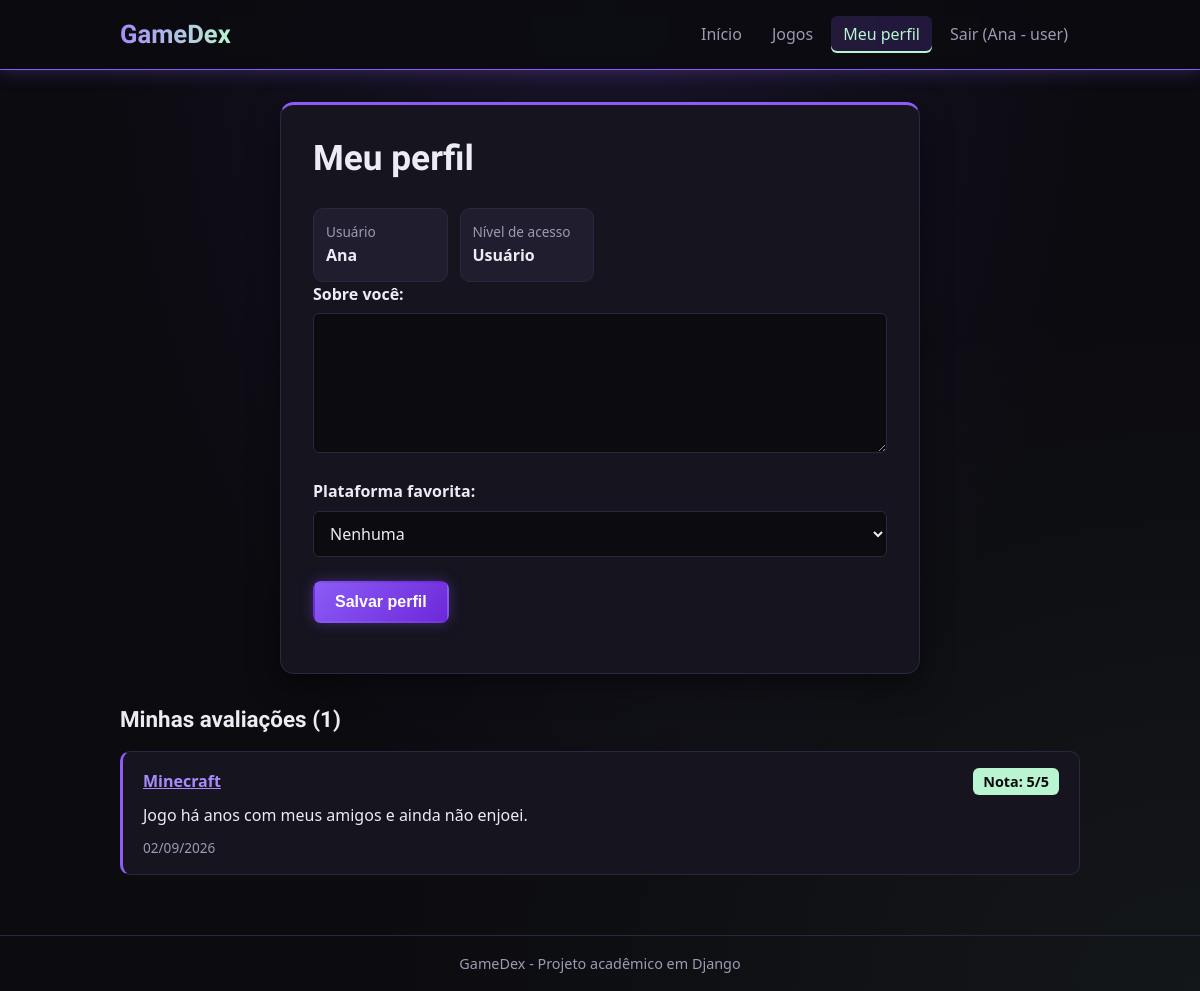
/perfil/ (signed in), run on the app's committed database.
### catalogo/models.py (models this page shows, shortened)
class Perfil(models.Model):
    usuario = models.OneToOneField(settings.AUTH_USER_MODEL, on_delete=models.CASCADE, related_name='perfil')
    bio = models.TextField(blank=True)
    plataforma_favorita = models.ForeignKey(
        Plataforma, on_delete=models.SET_NULL, null=True, blank=True, related_name='perfis'
    )
    class Meta:
        verbose_name = 'perfil'
        verbose_name_plural = 'perfis'

class Avaliacao(models.Model):
    NOTAS = [
        (1, '1 - Péssimo'),
        (2, '2 - Ruim'),
        (3, '3 - Regular'),
        (4, '4 - Bom'),
        (5, '5 - Excelente'),
    ]
    jogo = models.ForeignKey(Jogo, on_delete=models.CASCADE, related_name='avaliacoes')
    usuario = models.ForeignKey(settings.AUTH_USER_MODEL, on_delete=models.CASCADE, related_name='avaliacoes')
    nota = models.PositiveSmallIntegerField(choices=NOTAS)
    comentario = models.TextField(blank=True)
    data = models.DateField(auto_now_add=True)
    class Meta:
        verbose_name = 'avaliação'
        verbose_name_plural = 'avaliações'

class Jogo(models.Model):
    titulo = models.CharField(max_length=100)
    descricao = models.TextField()
    ano_lancamento = models.PositiveIntegerField()
    preco = models.DecimalField(max_digits=8, decimal_places=2, validators=[MinValueValidator(0)])
    desenvolvedora = models.ForeignKey(Desenvolvedora, on_delete=models.PROTECT, related_name='jogos')
    plataforma = models.ForeignKey(Plataforma, on_delete=models.PROTECT, related_name='jogos')
    categorias = models.ManyToManyField(Categoria, related_name='jogos')

### catalogo/views.py (the view)
# urls.py: path('perfil/', views.PerfilView.as_view(), name='perfil'),
class PerfilView(LoginRequiredMixin, UpdateView):
    form_class = PerfilForm
    template_name = 'catalogo/perfil.html'
    success_url = reverse_lazy('perfil')
    def get_object(self, queryset=None):
        perfil, _ = Perfil.objects.get_or_create(usuario=self.request.user)
        return perfil
    def get_context_data(self, **kwargs):
        context = super().get_context_data(**kwargs)
        context['minhas_avaliacoes'] = (
            self.request.user.avaliacoes.select_related('jogo').order_by('-data')
        )
        return context

### catalogo/forms.py
class PerfilForm(forms.ModelForm):
    class Meta:
        model = Perfil
        fields = ['bio', 'plataforma_favorita']
        labels = {
            'bio': 'Sobre você',
            'plataforma_favorita': 'Plataforma favorita',
        }
    def __init__(self, *args, **kwargs):
        super().__init__(*args, **kwargs)
        self.fields['plataforma_favorita'].empty_label = 'Nenhuma'

### catalogo/models.py (called while the page is built)
    def __str__(self):
        return self.nome

### catalogo/templates/catalogo/perfil.html (shortened to what this page needs)
{% extends 'catalogo/base.html' %}
{% block conteudo %}
<section class="caixa-formulario">
    <h1>Meu perfil</h1>
    <dl class="detalhe-info">
        <div>
            <dt>Usuário</dt>
            <dd>{{ user.username }}</dd>
        </div>
        <div>
            <dt>Nível de acesso</dt>
            <dd>{% if user.is_staff %}Administrador{% else %}Usuário{% endif %}</dd>
        </div>
    </dl>
    <form method="post" class="formulario">
        {{ form.as_div }}
        <div class="botoes">
            <button type="submit" class="botao">Salvar perfil</button>
        </div>
    </form>
</section>
<section class="avaliacoes">
    <h2>Minhas avaliações ({{ minhas_avaliacoes|length }})</h2>
    {% for avaliacao in minhas_avaliacoes %}
    <article class="avaliacao">
        <div class="avaliacao-topo">
            <a href="{% url 'detalhe_jogo' avaliacao.jogo.id %}"><strong>{{ avaliacao.jogo.titulo }}</strong></a>
            <span class="nota nota-{{ avaliacao.nota }}">Nota: {{ avaliacao.nota }}/5</span>
        </div>
        {% if avaliacao.comentario %}
        <p>{{ avaliacao.comentario }}</p>
        {% endif %}
        <p class="avaliacao-data">{{ avaliacao.data|date:"d/m/Y" }}</p>
    </article>
    {% empty %}
    <p class="vazio">Você ainda não avaliou nenhum jogo.</p>
    {% endfor %}
</section>
{% endblock %}

### catalogo/templates/catalogo/base.html (shortened to what this page needs)
{% load static %}
<!DOCTYPE html>
<html lang="pt-br">
<head>
    <link rel="stylesheet" href="{% static 'catalogo/css/style.css' %}">
</head>
<body>
    {% with pagina=request.resolver_match.url_name %}
    <header class="navbar">
        <div class="container navbar-conteudo">
            <a href="{% url 'inicio' %}" class="logo">GameDex</a>
            <nav class="menu">
                <a href="{% url 'inicio' %}" {% if pagina == 'inicio' %}class="ativo"{% endif %}>Início</a>
                <a href="{% url 'lista_jogos' %}" {% if pagina == 'lista_jogos' %}class="ativo"{% endif %}>Jogos</a>
                {% if user.is_authenticated %}
                <a href="{% url 'perfil' %}" {% if pagina == 'perfil' %}class="ativo"{% endif %}>Meu perfil</a>
                <form method="post" action="{% url 'logout' %}" class="form-sair">
                    <button type="submit">Sair ({{ user.username }} - {{ user.is_staff|yesno:"admin,user" }})</button>
                </form>
                {% else %}
                <a href="{% url 'login' %}" {% if pagina == 'login' %}class="ativo"{% endif %}>Entrar</a>
                <a href="{% url 'cadastro' %}" {% if pagina == 'cadastro' %}class="ativo"{% endif %}>Criar conta</a>
                {% endif %}
            </nav>
        </div>
    </header>
    {% endwith %}
    <main class="container conteudo">
        {% block conteudo %}{% endblock %}
    </main>
    <footer class="rodape">
        <p>GameDex - Projeto acadêmico em Django</p>
    </footer>
</body>
</html>

### catalogo/static/catalogo/css/style.css (style rules this page uses)
:root { --fundo: #0b0b10; --card: #15141f; --card-claro: #1f1d2e; --borda: #2a2740; --texto: #ececf4; --texto-suave: #9d9ab3; --roxo: #8b5cf6; --roxo-claro: #a78bfa; --roxo-escuro: #6d28d9; --menta: #b9f5d0; --amarelo: #f5d76e; --vermelho: #f05264; --brilho-roxo: rgba(139, 92, 246, 0.35); }
* { box-sizing: border-box; }
body { margin: 0; background: radial-gradient(ellipse at top, rgba(139, 92, 246, 0.12), transparent 60%), radial-gradient(ellipse at bottom right, rgba(185, 245, 208, 0.05), transparent 50%), var(--fundo); background-attachment: fixed; color: var(--texto); font-family: "Segoe UI", Roboto, Arial, sans-serif; line-height: 1.6; display: flex; flex-direction: column; min-height: 100vh; }
h1, h2, h3 { font-family: "Chakra Petch", "Segoe UI", sans-serif; line-height: 1.2; margin-top: 0; }
h1 { font-size: 2.2rem; }
h2 { font-size: 1.4rem; margin-top: 32px; }
a { color: var(--roxo-claro); }
.container { width: 100%; max-width: 1000px; margin: 0 auto; padding: 0 20px; }
.conteudo { flex: 1; padding-top: 32px; padding-bottom: 48px; }
.botoes { display: flex; flex-wrap: wrap; gap: 10px; margin-top: 24px; }
.botao { display: inline-block; background: linear-gradient(135deg, var(--roxo), var(--roxo-escuro)); color: #ffffff; border: 2px solid transparent; border-radius: 8px; box-shadow: 0 0 14px var(--brilho-roxo); transition: transform 0.2s, box-shadow 0.2s; padding: 10px 20px; font-size: 1rem; font-weight: 600; text-decoration: none; white-space: nowrap; cursor: pointer; }
.navbar { position: sticky; top: 0; z-index: 10; background-color: rgba(11, 11, 16, 0.85); backdrop-filter: blur(8px); border-bottom: 1px solid var(--roxo); box-shadow: 0 0 18px var(--brilho-roxo); }
.navbar-conteudo { display: flex; flex-wrap: wrap; align-items: center; justify-content: space-between; gap: 12px; padding-top: 14px; padding-bottom: 14px; }
.logo { background: linear-gradient(90deg, var(--roxo-claro), var(--menta)); -webkit-background-clip: text; background-clip: text; -webkit-text-fill-color: transparent; font-family: "Chakra Petch", sans-serif; font-size: 1.6rem; font-weight: 700; color: var(--texto); text-decoration: none; }
.menu { display: flex; flex-wrap: wrap; gap: 6px; }
.menu a { color: var(--texto-suave); text-decoration: none; padding: 6px 12px; border-radius: 6px; }
.menu a.ativo { color: var(--menta); background-color: rgba(139, 92, 246, 0.18); box-shadow: inset 0 -2px 0 var(--menta); }
.rodape { text-align: center; color: var(--texto-suave); font-size: 0.9rem; border-top: 1px solid var(--borda); padding: 16px; }
.rodape p { margin: 0; }
.detalhe-info { display: grid; grid-template-columns: repeat(4, 1fr); gap: 12px; margin: 20px 0 0; }
.detalhe-info div { background-color: var(--card-claro); border: 1px solid var(--borda); border-radius: 10px; padding: 12px; }
.detalhe-info dt { color: var(--texto-suave); font-size: 0.85rem; }
.detalhe-info dd { margin: 0; font-weight: 600; }
.avaliacoes { margin-top: 16px; }
.avaliacao { background-color: var(--card); border: 1px solid var(--borda); border-left: 3px solid var(--roxo); border-radius: 10px; padding: 16px 20px; margin-bottom: 12px; }
.avaliacao-topo { display: flex; flex-wrap: wrap; align-items: center; justify-content: space-between; gap: 8px; }
.avaliacao p { margin: 8px 0 0; }
.avaliacao-data { color: var(--texto-suave); font-size: 0.85rem; }
.nota { border-radius: 6px; padding: 2px 10px; font-weight: 700; font-size: 0.9rem; color: var(--fundo); }
.nota-4, .nota-5 { background-color: var(--menta); }
.caixa-formulario { max-width: 640px; margin: 0 auto; background-color: var(--card); border: 1px solid var(--borda); border-top: 3px solid var(--roxo); border-radius: 14px; box-shadow: 0 8px 30px rgba(0, 0, 0, 0.5); padding: 32px; }
.formulario > div { margin-bottom: 18px; }
.formulario label { display: block; font-weight: 600; margin-bottom: 6px; }
.formulario input, .formulario select, .formulario textarea { width: 100%; background-color: var(--fundo); color: var(--texto); border: 1px solid var(--borda); border-radius: 6px; padding: 10px 12px; font-size: 1rem; font-family: inherit; }
.formulario textarea { height: 140px; resize: vertical; }
.form-sair { display: inline; margin: 0; }
.form-sair button { background: none; border: none; color: var(--texto-suave); font: inherit; padding: 6px 12px; border-radius: 6px; cursor: pointer; }

### data on the page
Avaliacao: jogo.titulo "Minecraft", nota "5", comentario "Jogo há anos com meus amigos e ainda não enjoei.", data "02/09/2026"

### other printed values
{{ user.username }} "Ana"
{{ user.is_staff|yesno:"admin,user" }} "user"
{{ minhas_avaliacoes|length }} "1"
